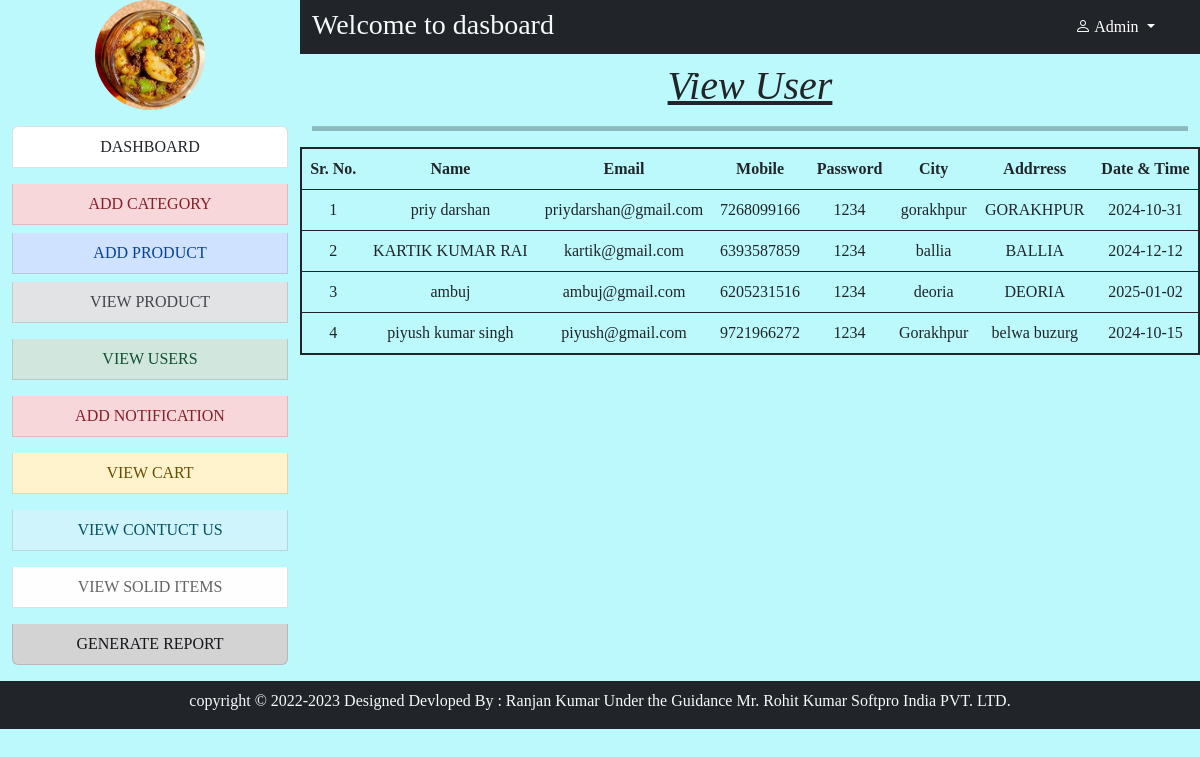
The page /admin/view_user.php on the database its author committed.
### tables this page shows
CREATE TABLE `tbl_user` (
  `user_id` int(11) NOT NULL,
  `name` varchar(60) NOT NULL,
  `email` varchar(60) NOT NULL,
  `mobile` varchar(10) NOT NULL,
  `password` varchar(20) NOT NULL,
  `city` varchar(20) NOT NULL,
  `address` varchar(100) NOT NULL,
  `dor` varchar(10) NOT NULL
);

### admin/view_user.php (the view, shortened to what this page needs)
<?php
include("all_dashboard.php");
include("connection.php");
$query = "select * from tbl_user";
$res = mysqli_query($con, $query);
?>
<div class="col-sm-12">
    <h1 class="text-center mt-2"><i><u>View User</u></i></h1>
    <hr style="height:5px; background-color:black">
</div>
<div class="row text-center">
    <table class="table border border-dark border-2">
        <form action="">
            <tr>
                <th>Sr. No.</th>
                <th>Name</th>
                <th>Email</th>
                <th>Mobile</th>
                <th>Password</th>
                <th>City</th>
                <th>Addrress</th>
                <th>Date & Time</th>
            </tr>
            <?php
            $a = 1;
            while ($row = mysqli_fetch_array($res)) {
            ?>
                <tr>
                    <td><?php echo $a; ?></td>
                    <td><?php echo $row['name']; ?></td>
                    <td><?php echo $row['email']; ?></td>
                    <td><?php echo $row['mobile']; ?></td>
                    <td><?php echo $row['password']; ?></td>
                    <td><?php echo $row['city']; ?></td>
                    <td><?php echo $row['address']; ?></td>
                    <td><?php echo $row['dor']; ?></td>
                </tr>
            <?php
                $a++;
            }
            ?>
        </form>
    </table>
</div>
</div>
</div>
</div>
<div class="row bg-dark text-light mx-0">
    <div class="col-sm-12 text-center mt-2">
        <p>copyright &copy; 2022-2023 Designed Devloped By : Ranjan Kumar Under the Guidance Mr. Rohit Kumar Softpro India PVT. LTD.</p>
    </div>
</div>
</body>
</html>

### assets/cs/style.css (style rules this page uses)
body { background:rgba(0,0,0,.5); font-family:Josefin Sans; }

### admin/all_dashboard.php (style rules this page uses)
body { background-color: #BBF9FC; }

### rows shown on the page
tbl_user: name "priy darshan", email "priydarshan@gmail.com", mobile "7268099166", password "1234", city "gorakhpur", address "GORAKHPUR", dor "2024-10-31"
tbl_user: name "KARTIK KUMAR RAI", email "kartik@gmail.com", mobile "6393587859", password "1234", city "ballia", address "BALLIA", dor "2024-12-12"
tbl_user: name "ambuj", email "ambuj@gmail.com", mobile "6205231516", password "1234", city "deoria", address "DEORIA", dor "2025-01-02"
tbl_user: name "piyush kumar singh", email "piyush@gmail.com", mobile "9721966272", password "1234", city "Gorakhpur", address "belwa buzurg", dor "2024-10-15"
